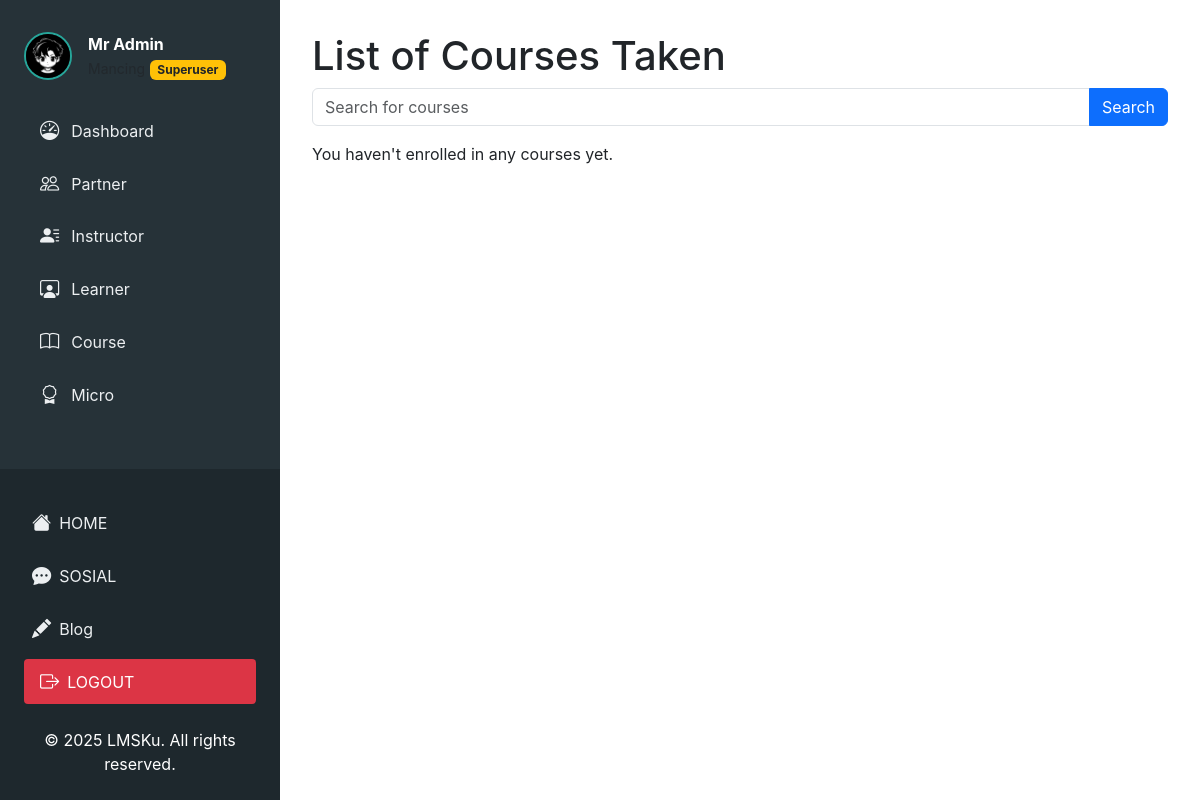
/mycourse/ (signed in), run on an earlier commit of the app's database.
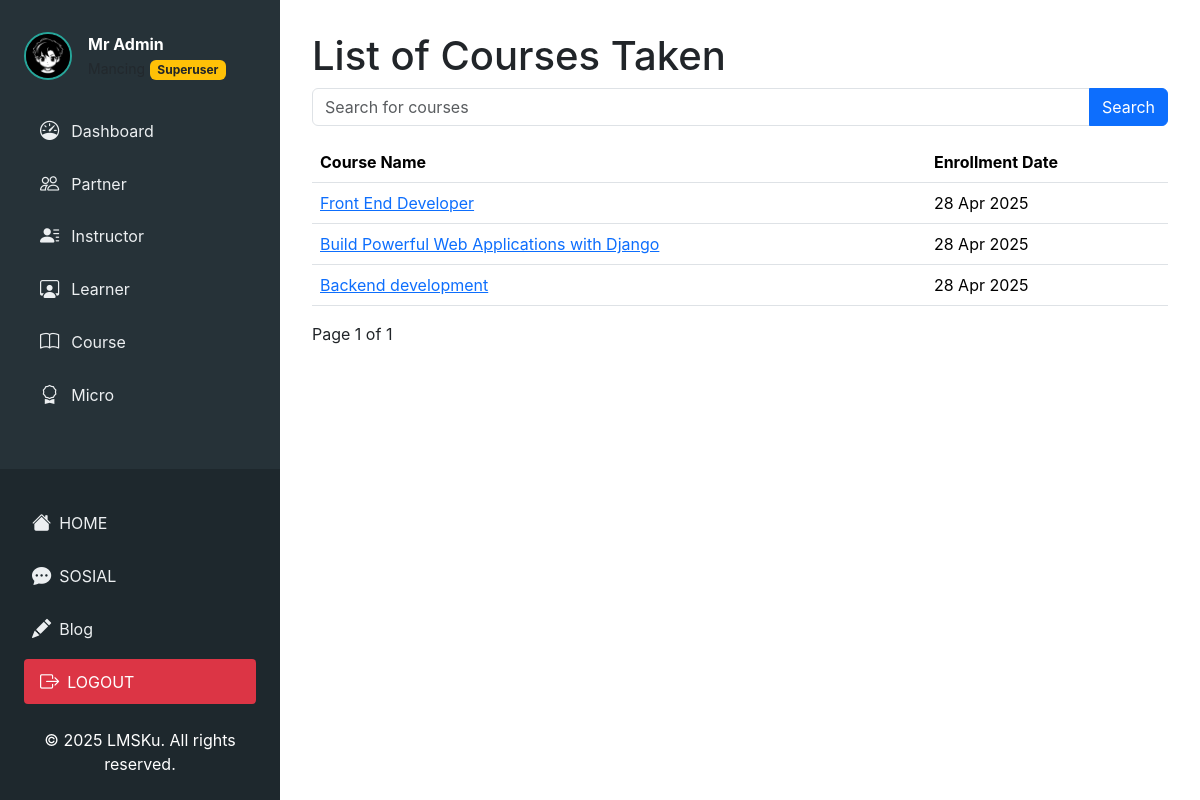
And on a later commit of the database.
### courses/models.py (models this page shows, shortened)
class Enrollment(models.Model):
    user = models.ForeignKey(CustomUser, on_delete=models.CASCADE, related_name='enrollments')
    course = models.ForeignKey(Course, on_delete=models.CASCADE, related_name='enrollments')
    enrolled_at = models.DateTimeField(auto_now_add=True)
    certificate_issued = models.BooleanField(default=False)
    class Meta:
        unique_together = ('user', 'course')  # User hanya bisa mendaftar 1x ke tiap course

class Course(models.Model):
    choice_language = [
        ('ab', 'Abkhazian'),
        ('aa', 'Afar'),
        ('af', 'Afrikaans'),
        ('sq', 'Albanian'),
        ('am', 'Amharic'),
        ('ar', 'Arabic'),
        ('hy', 'Armenian'),
        ('as', 'Assamese'),
        ('av', 'Avaric'),
        ('ae', 'Avestan'),
        ('ay', 'Aymara'),
        ('az', 'Azerbaijani'),
        ('bm', 'Bambara'),
        ('ba', 'Bashkir'),
        ('eu', 'Basque'),
        ('be', 'Belarusian'),
        ('bn', 'Bengali'),
        ('bh', 'Bihari'),
        ('bi', 'Bislama'),
        ('bs', 'Bosnian'),
        ('br', 'Breton'),
        ('bg', 'Bulgarian'),
        ('my', 'Burmese'),
        ('ca', 'Catalan'),
        ('ch', 'Chamorro'),
        ('ce', 'Chechen'),
        ('ny', 'Chichewa'),
        ('zh', 'Chinese'),
        ('cu', 'Church Slavic'),
        ('cv', 'Chuvash'),
        ('kw', 'Cornish'),
        ('co', 'Corsican'),
        ('cr', 'Cree'),
        ('hr', 'Croatian'),
        ('cs', 'Czech'),
        ('da', 'Danish'),
        ('dv', 'Divehi'),
        ('nl', 'Dutch'),
        ('dz', 'Dzongkha'),
        ('en', 'English'),
        ('eo', 'Esperanto'),
        ('et', 'Estonian'),
        ('ee', 'Ewe'),
        ('fo', 'Faroese'),
        ('fj', 'Fijian'),
        ('fi', 'Finnish'),
        ('fr', 'French'),
        ('ff', 'Fulah'),
        ('de', 'German'),
        ('ga', 'Irish'),
        ('gl', 'Galician'),
        ('gn', 'Guarani'),
        ('gu', 'Gujarati'),
        ('ht', 'Haitian Creole'),
        ('ha', 'Hausa'),
        ('he', 'Hebrew'),
        ('hi', 'Hindi'),
        ('ho', 'Hiri Motu'),
        ('hu', 'Hungarian'),
        ('is', 'Icelandic'),
        ('id', 'Indonesian'),
        ('ia', 'Interlingua'),
        ('ie', 'Interlingue'),
        ('iu', 'Inuktitut'),
        ('it', 'Italian'),
        ('ja', 'Japanese'),
        ('jw', 'Javanese'),
        ('kn', 'Kannada'),
        ('kr', 'Kanuri'),
        ('ks', 'Kashmiri'),
        ('km', 'Khmer'),
        ('ki', 'Kikuyu'),
        ('rw', 'Kinyarwanda'),
        ('ky', 'Kyrgyz'),
        ('ko', 'Korean'),
        ('la', 'Latin'),
        ('lv', 'Latvian'),
        ('lt', 'Lithuanian'),
        ('lb', 'Luxembourgish'),
        ('mk', 'Macedonian'),
        ('ml', 'Malayalam'),
        ('mr', 'Marathi'),
        ('my', 'Mongolian'),
        ('ne', 'Nepali'),
        ('no', 'Norwegian'),
        ('oc', 'Occitan'),
        ('or', 'Odia'),
        ('om', 'Oromo'),
        ('ps', 'Pashto'),
        ('fa', 'Persian'),
        ('pl', 'Polish'),
        ('pt', 'Portuguese'),
        ('pa', 'Punjabi'),
        ('qu', 'Quechua'),
        ('ro', 'Romanian'),
        ('rm', 'Romansh'),
        ('ru', 'Russian'),
        ('sr', 'Serbian'),
        ('si', 'Sinhala'),
        ('sk', 'Slovak'),
        ('sl', 'Slovenian'),
        ('es', 'Spanish'),
        ('su', 'Sundanese'),
        ('sw', 'Swahili'),
        ('sv', 'Swedish'),
        ('tl', 'Tagalog'),
        ('tg', 'Tajik'),
        ('ta', 'Tamil'),
        ('te', 'Telugu'),
        ('th', 'Thai'),
        ('tr', 'Turkish'),
        ('uk', 'Ukrainian'),
        ('ur', 'Urdu'),
        ('uz', 'Uzbek'),
        ('vi', 'Vietnamese'),
        ('cy', 'Welsh'),
        ('xh', 'Xhosa'),
        ('yi', 'Yiddish'),
        ('zu', 'Zulu'),
    ]
    course_name = models.CharField(max_length=250)
    course_number = models.CharField(max_length=250, blank=True)
    course_run = models.CharField(max_length=250, blank=True)
    slug = models.CharField(max_length=250, blank=True)
    org_partner = models.ForeignKey(Partner, on_delete=models.CASCADE, related_name="courses")
    instructor = models.ForeignKey(Instructor, on_delete=models.CASCADE, related_name="courses", null=True)
    category = models.ForeignKey(Category, on_delete=models.CASCADE, related_name="category_courses")
    level = models.CharField(max_length=10, choices=[('basic', 'Basic'), ('middle', 'Middle'), ('advanced', 'Advanced')], default='basic', null=True, blank=True)
    status_course = models.ForeignKey(CourseStatus, on_delete=models.CASCADE, related_name="courses")  # Hubungkan dengan CourseStatus
    created_at = models.DateTimeField(auto_now_add=True)
    edited_on = models.DateTimeField(auto_now=True)
    image = models.ImageField(upload_to='courses/', blank=True, null=True)
    link_video = models.URLField(blank=True, null=True)
    description = models.TextField()
    sort_description = models.CharField(max_length=150, null=True, blank=True)
    hour = models.CharField(max_length=2, null=True, blank=True)
    author = models.ForeignKey(CustomUser, on_delete=models.CASCADE)
    language = models.CharField(
        max_length=2,
        choices=choice_language,
        default='id'  # Bahasa Indonesia sebagai default
    )
    start_date = models.DateField(null=True)
    end_date = models.DateField(null=True)
    start_enrol = models.DateField(null=True)
    end_enrol = models.DateField(null=True)

### authentication/views.py (the view)
# urls.py: path('mycourse/',views.mycourse, name='mycourse'),
def mycourse(request):
    if request.user.is_authenticated:
        courses = Enrollment.objects.filter(user=request.user)
        if request.method != 'GET':
            return HttpResponseNotAllowed("Metode tidak diperbolehkan")
        search_query = request.GET.get('search', '')
        if search_query:
            courses = courses.filter(Q(course__course_name__icontains=search_query))
        courses = courses.order_by('-enrolled_at')  # Adjust this field based on your needs
        paginator = Paginator(courses, 10)  # 10 item per halaman
        page_number = request.GET.get('page')
        page_obj = paginator.get_page(page_number)
        return render(request, 'learner/mycourse_list.html', {
            'page_obj': page_obj,
            'search_query': search_query
        })
    return redirect("/login/?next=%s" % request.path)

### authentication/context_processors.py (called while the page is built)
def search_history_context(request):
    search_history = []
    if request.user.is_authenticated:
        search_history = SearchHistory.objects.filter(user=request.user).order_by('-search_date')[:10]
    else:
        cache_key = f"search_history_anonymous_{request.session.session_key or 'default'}"
        search_history = cache.get(cache_key, [])
    return {
        'search_history': search_history
    }

### templates/learner/mycourse_list.html (shortened to what this page needs)
{% extends 'home/tes.html' %}
{% load static %}
{% block content %}
            <h1>List of Courses Taken</h1>
            <form method="get" action="{% url 'authentication:mycourse' %}">
                <div class="input-group mb-3">
                    <input type="text" class="form-control" name="search" value="{{ search_query }}" placeholder="Search for courses">
                    <button class="btn btn-primary" type="submit">Search</button>
                </div>
            </form>
            {% if page_obj %}
                <div class="table-responsive">
                    <table class="table table-hover">
                        <thead>
                            <tr>
                                <th>Course Name</th>
                                <th>Enrollment Date</th>
                            </tr>
                        </thead>
                        <tbody>
                            {% for enrollment in page_obj %}
                            <tr>
                                <td><a href="{% url 'courses:course_learn' enrollment.user.username enrollment.course.slug %}">{{ enrollment.course.course_name }}</a></td>
                                <td>{{ enrollment.enrolled_at|date:"d M Y" }}</td>
                            </tr>
                            {% endfor %}
                        </tbody>
                    </table>
                </div>
                <div class="pagination">
                    <span>Page {{ page_obj.number }} of {{ page_obj.paginator.num_pages }}</span>
                </div>
            {% else %}
                <p>You haven't enrolled in any courses yet.</p>
            {% endif %}
{% endblock %}

What changed in the data, as far as the page shows it:
added Enrollment: course.course_name "Front End Developer", enrolled_at "28 Apr 2025"
added Enrollment: course.course_name "Build Powerful Web Applications with Django", enrolled_at "28 Apr 2025"
added Enrollment: course.course_name "Backend development", enrolled_at "28 Apr 2025"
Also different on the page:
{{ page_obj.number }}: (not shown) → "1"
{{ page_obj.paginator.num_pages }}: (not shown) → "1"
text no longer shown: "You haven't enrolled in any courses yet."
text now shown: "Course Name Enrollment Date Page of"
